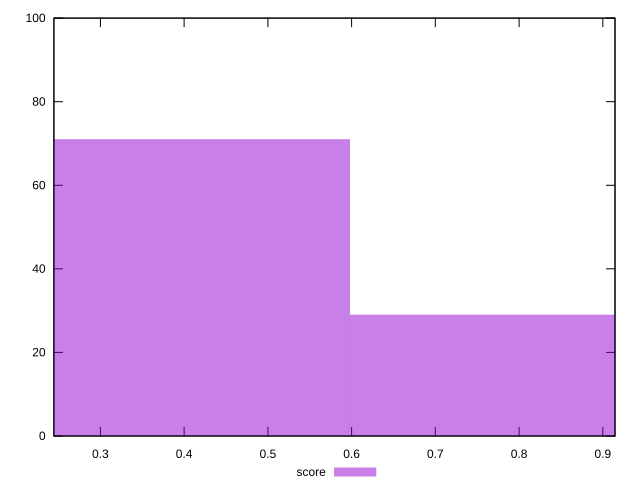

Generate this figure with gnuplot:
reset
set terminal svg size 640, 490 enhanced background rgb 'white'
set output "report_00007_2020-12-11T15:55:29.892Z/cumulative-layout-shift/samples/pages+cached/score/histogram.svg"

$score <<EOF
0.39864261291013076 71
0.7972852258202615 29
EOF

set key outside below
set boxwidth 0.39864261291013076
set yrange [0:100]
set style fill transparent solid 0.5 noborder

plot \
  $score title "score" with boxes, \


reset
